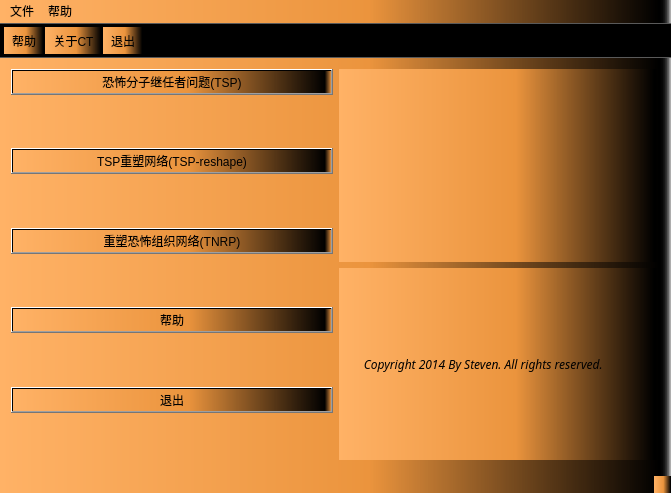
<?xml version="1.0" encoding="UTF-8"?>
<ui version="4.0">
 <class>MainWindow</class>
 <widget class="QMainWindow" name="MainWindow">
  <property name="geometry">
   <rect>
    <x>0</x>
    <y>0</y>
    <width>671</width>
    <height>493</height>
   </rect>
  </property>
  <property name="windowTitle">
   <string>Counter-Strike</string>
  </property>
  <property name="windowIcon">
   <iconset resource="resource.qrc">
    <normaloff>:/pic/resourse/icon.jpg</normaloff>:/pic/resourse/icon.jpg</iconset>
  </property>
  <property name="layoutDirection">
   <enum>Qt::LeftToRight</enum>
  </property>
  <property name="autoFillBackground">
   <bool>false</bool>
  </property>
  <property name="styleSheet">
   <string notr="true">background-color: qlineargradient(spread:pad, x1:0, y1:0, x2:1, y2:0, stop:0 rgba(255, 178, 102, 255), stop:0.55 rgba(235, 148, 61, 255), stop:0.98 rgba(0, 0, 0, 255), stop:1 rgba(0, 0, 0, 0));</string>
  </property>
  <widget class="QWidget" name="centralWidget">
   <layout class="QHBoxLayout" name="horizontalLayout">
    <item>
     <layout class="QVBoxLayout" name="verticalLayout">
      <property name="sizeConstraint">
       <enum>QLayout::SetFixedSize</enum>
      </property>
      <item>
       <widget class="QPushButton" name="pushButton">
        <property name="toolTip">
         <string>单一恐怖分子移除问题</string>
        </property>
        <property name="statusTip">
         <string>单一恐怖分子移除问题</string>
        </property>
        <property name="styleSheet">
         <string notr="true">background-image: url(:/pic/resourse/bullet.jpg);
font: 75 12pt &quot;黑体&quot;;
</string>
        </property>
        <property name="text">
         <string>恐怖分子继任者问题(TSP)</string>
        </property>
       </widget>
      </item>
      <item>
       <spacer name="verticalSpacer">
        <property name="orientation">
         <enum>Qt::Vertical</enum>
        </property>
        <property name="sizeHint" stdset="0">
         <size>
          <width>20</width>
          <height>40</height>
         </size>
        </property>
       </spacer>
      </item>
      <item>
       <widget class="QPushButton" name="pushButton_2">
        <property name="toolTip">
         <string>TSP重塑网络</string>
        </property>
        <property name="statusTip">
         <string>TSP重塑网络</string>
        </property>
        <property name="styleSheet">
         <string notr="true">background-image: url(:/pic/resourse/bullet.jpg);
font: 75 12pt &quot;黑体&quot;;
</string>
        </property>
        <property name="text">
         <string>TSP重塑网络(TSP-reshape)</string>
        </property>
       </widget>
      </item>
      <item>
       <spacer name="verticalSpacer_3">
        <property name="orientation">
         <enum>Qt::Vertical</enum>
        </property>
        <property name="sizeHint" stdset="0">
         <size>
          <width>20</width>
          <height>40</height>
         </size>
        </property>
       </spacer>
      </item>
      <item>
       <widget class="QPushButton" name="pushButton_5">
        <property name="acceptDrops">
         <bool>false</bool>
        </property>
        <property name="toolTip">
         <string>重塑恐怖组织网络</string>
        </property>
        <property name="statusTip">
         <string>重塑恐怖组织网络</string>
        </property>
        <property name="styleSheet">
         <string notr="true">background-image: url(:/pic/resourse/bullet.jpg);
font: 75 12pt &quot;黑体&quot;;
</string>
        </property>
        <property name="text">
         <string>重塑恐怖组织网络(TNRP)</string>
        </property>
       </widget>
      </item>
      <item>
       <spacer name="verticalSpacer_6">
        <property name="orientation">
         <enum>Qt::Vertical</enum>
        </property>
        <property name="sizeHint" stdset="0">
         <size>
          <width>20</width>
          <height>40</height>
         </size>
        </property>
       </spacer>
      </item>
      <item>
       <widget class="QPushButton" name="pushButton_3">
        <property name="toolTip">
         <string>软件帮助</string>
        </property>
        <property name="statusTip">
         <string>软件帮助</string>
        </property>
        <property name="styleSheet">
         <string notr="true">background-image: url(:/pic/resourse/bullet.jpg);
font: 75 12pt &quot;黑体&quot;;
</string>
        </property>
        <property name="text">
         <string>帮助</string>
        </property>
       </widget>
      </item>
      <item>
       <spacer name="verticalSpacer_5">
        <property name="orientation">
         <enum>Qt::Vertical</enum>
        </property>
        <property name="sizeHint" stdset="0">
         <size>
          <width>20</width>
          <height>40</height>
         </size>
        </property>
       </spacer>
      </item>
      <item>
       <widget class="QPushButton" name="pushButton_4">
        <property name="toolTip">
         <string>退出</string>
        </property>
        <property name="statusTip">
         <string>退出</string>
        </property>
        <property name="styleSheet">
         <string notr="true">background-image: url(:/pic/resourse/bullet.jpg);
font: 75 12pt &quot;黑体&quot;;
</string>
        </property>
        <property name="text">
         <string>退出</string>
        </property>
       </widget>
      </item>
      <item>
       <spacer name="verticalSpacer_2">
        <property name="orientation">
         <enum>Qt::Vertical</enum>
        </property>
        <property name="sizeHint" stdset="0">
         <size>
          <width>20</width>
          <height>40</height>
         </size>
        </property>
       </spacer>
      </item>
     </layout>
    </item>
    <item>
     <layout class="QVBoxLayout" name="verticalLayout_2">
      <item>
       <widget class="QLabel" name="label_2">
        <property name="autoFillBackground">
         <bool>false</bool>
        </property>
        <property name="styleSheet">
         <string notr="true">image: url(:/pic/resourse/弗里曼.jpg);
background-image: url(:/pic/resourse/弗里曼.jpg);</string>
        </property>
        <property name="pixmap">
         <pixmap resource="resource.qrc">:/pic/resourse/弗里曼.jpg</pixmap>
        </property>
        <property name="scaledContents">
         <bool>true</bool>
        </property>
       </widget>
      </item>
      <item>
       <widget class="QLabel" name="label">
        <property name="font">
         <font>
          <family>华文仿宋</family>
          <italic>true</italic>
         </font>
        </property>
        <property name="layoutDirection">
         <enum>Qt::LeftToRight</enum>
        </property>
        <property name="text">
         <string>        Copyright 2014 By Steven. All rights reserved.</string>
        </property>
       </widget>
      </item>
     </layout>
    </item>
   </layout>
  </widget>
  <widget class="QMenuBar" name="menuBar">
   <property name="geometry">
    <rect>
     <x>0</x>
     <y>0</y>
     <width>671</width>
     <height>23</height>
    </rect>
   </property>
   <property name="styleSheet">
    <string notr="true">background-color: qlineargradient(spread:pad, x1:0, y1:0, x2:1, y2:0, stop:0 rgba(255, 178, 102, 255), stop:0.55 rgba(235, 148, 61, 255), stop:0.98 rgba(0, 0, 0, 255), stop:1 rgba(0, 0, 0, 0));</string>
   </property>
   <widget class="QMenu" name="menuFile">
    <property name="title">
     <string>文件</string>
    </property>
    <addaction name="separator"/>
    <addaction name="actionExit"/>
   </widget>
   <widget class="QMenu" name="menuHelp">
    <property name="title">
     <string>帮助</string>
    </property>
    <addaction name="actionHelp"/>
    <addaction name="separator"/>
    <addaction name="actionAbout_CS"/>
   </widget>
   <addaction name="menuFile"/>
   <addaction name="menuHelp"/>
  </widget>
  <widget class="QToolBar" name="mainToolBar">
   <property name="movable">
    <bool>false</bool>
   </property>
   <attribute name="toolBarArea">
    <enum>TopToolBarArea</enum>
   </attribute>
   <attribute name="toolBarBreak">
    <bool>false</bool>
   </attribute>
   <addaction name="actionHelp"/>
   <addaction name="actionAbout_CS"/>
   <addaction name="actionExit"/>
  </widget>
  <widget class="QStatusBar" name="statusBar"/>
  <action name="actionHelp">
   <property name="icon">
    <iconset>
     <normalon>:/pic/resourse/help.png</normalon>
    </iconset>
   </property>
   <property name="text">
    <string>帮助</string>
   </property>
   <property name="statusTip">
    <string>帮助</string>
   </property>
  </action>
  <action name="actionAbout_CS">
   <property name="icon">
    <iconset>
     <normalon>:/pic/resourse/icon.jpg</normalon>
    </iconset>
   </property>
   <property name="text">
    <string>关于CT</string>
   </property>
   <property name="statusTip">
    <string>关于CS</string>
   </property>
  </action>
  <action name="actionOpen">
   <property name="icon">
    <iconset>
     <normalon>:/pic/resourse/open.png</normalon>
    </iconset>
   </property>
   <property name="text">
    <string>打开</string>
   </property>
   <property name="statusTip">
    <string>打开文件</string>
   </property>
  </action>
  <action name="actionSave">
   <property name="icon">
    <iconset resource="resource.qrc">
     <normaloff>:/pic/resourse/save.png</normaloff>:/pic/resourse/save.png</iconset>
   </property>
   <property name="text">
    <string>保存</string>
   </property>
   <property name="statusTip">
    <string>保存文件</string>
   </property>
  </action>
  <action name="actionExit">
   <property name="icon">
    <iconset>
     <normalon>:/pic/resourse/exit.png</normalon>
    </iconset>
   </property>
   <property name="text">
    <string>退出</string>
   </property>
   <property name="statusTip">
    <string>退出</string>
   </property>
  </action>
 </widget>
 <layoutdefault spacing="6" margin="11"/>
 <resources>
  <include location="resource.qrc"/>
 </resources>
 <connections/>
</ui>
